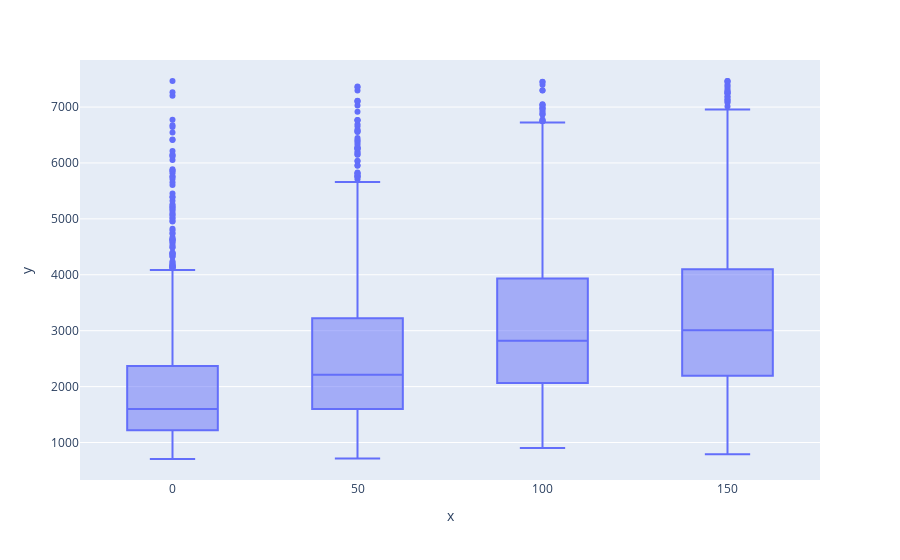

Source (notebook cell):
### Markdown cell above
## Get Distribution of Response Times

### Code cell
px.box(x=df.Angle, y=df.Time)

### Figure 1 — Plotly figure (JSON) as saved in the notebook; plotly's stock layout.template omitted (floating-point values rounded to 4 significant figures; data arrays with more than 128 entries replaced by an {"elided": "..."} marker saying what was removed)
{"data": [{"alignmentgroup": "True", "hovertemplate": "x=%{x}<br>y=%{y}<extra></extra>", "legendgroup": "", "marker": {"color": "#636efa"}, "name": "", "notched": false, "offsetgroup": "", "orientation": "v", "showlegend": false, "type": "box", "x": {"elided": "5071 int values"}, "x0": " ", "xaxis": "x", "y": {"elided": "5071 int values"}, "y0": " ", "yaxis": "y"}], "layout": {"boxmode": "group", "legend": {"tracegroupgap": 0}, "margin": {"t": 60}, "xaxis": {"anchor": "y", "domain": [0, 1], "title": {"text": "x"}}, "yaxis": {"anchor": "x", "domain": [0, 1], "title": {"text": "y"}}}}
